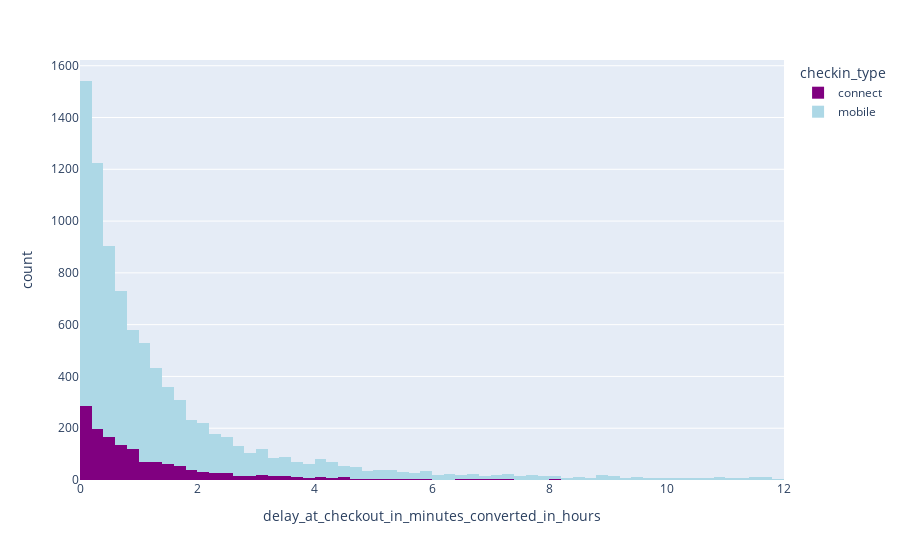

Write notebook code for a chart like this one.
### Markdown cell above
**57% of drivers were late !**

### Code cell
px.histogram(data_late, 'delay_at_checkout_in_minutes_converted_in_hours', color='checkin_type', color_discrete_map={'mobile': 'lightblue', 'connect': 'purple'})

### Figure 1 — Plotly figure (JSON) as saved in the notebook; plotly's stock layout.template omitted (floating-point values rounded to 4 significant figures; data arrays with more than 128 entries replaced by an {"elided": "..."} marker saying what was removed)
{"data": [{"alignmentgroup": "True", "bingroup": "x", "hovertemplate": "checkin_type=connect<br>delay_at_checkout_in_minutes_converted_in_hours=%{x}<br>count=%{y}<extra></extra>", "legendgroup": "connect", "marker": {"color": "purple", "pattern": {"shape": ""}}, "name": "connect", "offsetgroup": "connect", "orientation": "v", "showlegend": true, "type": "histogram", "x": {"elided": "1446 float values"}, "xaxis": "x", "yaxis": "y"}, {"alignmentgroup": "True", "bingroup": "x", "hovertemplate": "checkin_type=mobile<br>delay_at_checkout_in_minutes_converted_in_hours=%{x}<br>count=%{y}<extra></extra>", "legendgroup": "mobile", "marker": {"color": "lightblue", "pattern": {"shape": ""}}, "name": "mobile", "offsetgroup": "mobile", "orientation": "v", "showlegend": true, "type": "histogram", "x": {"elided": "7464 float values"}, "xaxis": "x", "yaxis": "y"}], "layout": {"barmode": "relative", "legend": {"title": {"text": "checkin_type"}, "tracegroupgap": 0}, "margin": {"t": 60}, "xaxis": {"anchor": "y", "domain": [0, 1], "title": {"text": "delay_at_checkout_in_minutes_converted_in_hours"}}, "yaxis": {"anchor": "x", "domain": [0, 1], "title": {"text": "count"}}}}
